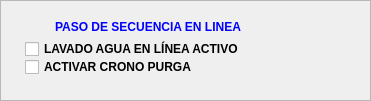
  <widget class="QFrame" name="frame_2">
   <property name="geometry">
    <rect>
     <x>660</x>
     <y>410</y>
     <width>371</width>
     <height>101</height>
    </rect>
   </property>
   <property name="styleSheet">
    <string notr="true">background-color: NONE;</string>
   </property>
   <property name="frameShape">
    <enum>QFrame::StyledPanel</enum>
   </property>
   <property name="frameShadow">
    <enum>QFrame::Raised</enum>
   </property>
   <widget class="QLabel" name="label_6">
    <property name="geometry">
     <rect>
      <x>23</x>
      <y>16</y>
      <width>250</width>
      <height>21</height>
     </rect>
    </property>
    <property name="minimumSize">
     <size>
      <width>250</width>
      <height>21</height>
     </size>
    </property>
    <property name="maximumSize">
     <size>
      <width>250</width>
      <height>16777215</height>
     </size>
    </property>
    <property name="palette">
     <palette>
      <active>
       <colorrole role="WindowText">
        <brush brushstyle="SolidPattern">
         <color alpha="255">
          <red>0</red>
          <green>0</green>
          <blue>255</blue>
         </color>
        </brush>
       </colorrole>
      </active>
      <inactive>
       <colorrole role="WindowText">
        <brush brushstyle="SolidPattern">
         <color alpha="255">
          <red>0</red>
          <green>0</green>
          <blue>255</blue>
         </color>
        </brush>
       </colorrole>
      </inactive>
      <disabled>
       <colorrole role="WindowText">
        <brush brushstyle="SolidPattern">
         <color alpha="255">
          <red>120</red>
          <green>120</green>
          <blue>120</blue>
         </color>
        </brush>
       </colorrole>
      </disabled>
     </palette>
    </property>
    <property name="font">
     <font>
      <pointsize>9</pointsize>
      <weight>75</weight>
      <bold>true</bold>
     </font>
    </property>
    <property name="styleSheet">
     <string notr="true">background-color: none;</string>
    </property>
    <property name="text">
     <string>PASO DE SECUENCIA EN LINEA</string>
    </property>
    <property name="alignment">
     <set>Qt::AlignCenter</set>
    </property>
   </widget>
   <widget class="QCheckBox" name="chk_PSEL_1">
    <property name="geometry">
     <rect>
      <x>25</x>
      <y>38</y>
      <width>372</width>
      <height>22</height>
     </rect>
    </property>
    <property name="minimumSize">
     <size>
      <width>371</width>
      <height>21</height>
     </size>
    </property>
    <property name="font">
     <font>
      <pointsize>9</pointsize>
      <weight>75</weight>
      <bold>true</bold>
     </font>
    </property>
    <property name="styleSheet">
     <string notr="true">background-color: none;</string>
    </property>
    <property name="text">
     <string>LAVADO AGUA EN LÍNEA ACTIVO</string>
    </property>
    <property name="iconSize">
     <size>
      <width>24</width>
      <height>24</height>
     </size>
    </property>
   </widget>
   <widget class="QCheckBox" name="chk_PSEL_2">
    <property name="geometry">
     <rect>
      <x>25</x>
      <y>56</y>
      <width>371</width>
      <height>22</height>
     </rect>
    </property>
    <property name="minimumSize">
     <size>
      <width>371</width>
      <height>21</height>
     </size>
    </property>
    <property name="font">
     <font>
      <pointsize>9</pointsize>
      <weight>75</weight>
      <bold>true</bold>
     </font>
    </property>
    <property name="styleSheet">
     <string notr="true">background-color: none;</string>
    </property>
    <property name="text">
     <string>ACTIVAR CRONO PURGA</string>
    </property>
    <property name="iconSize">
     <size>
      <width>24</width>
      <height>24</height>
     </size>
    </property>
   </widget>
  </widget>
